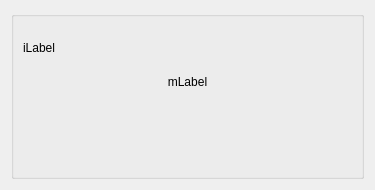
<?xml version="1.0" encoding="UTF-8"?>
<ui version="4.0">
 <class>messageDBox</class>
 <widget class="QDialog" name="messageDBox">
  <property name="geometry">
   <rect>
    <x>0</x>
    <y>0</y>
    <width>375</width>
    <height>190</height>
   </rect>
  </property>
  <property name="windowTitle">
   <string>Dialog</string>
  </property>
  <layout class="QGridLayout" name="gridLayout_2">
   <item row="0" column="0">
    <layout class="QGridLayout" name="gridLayout">
     <property name="sizeConstraint">
      <enum>QLayout::SetNoConstraint</enum>
     </property>
     <item row="0" column="0">
      <widget class="QGroupBox" name="groupBox">
       <property name="autoFillBackground">
        <bool>false</bool>
       </property>
       <property name="title">
        <string/>
       </property>
       <property name="alignment">
        <set>Qt::AlignCenter</set>
       </property>
       <property name="flat">
        <bool>false</bool>
       </property>
       <layout class="QGridLayout" name="gridLayout_3">
        <item row="2" column="0">
         <layout class="QVBoxLayout" name="verticalLayout">
          <item>
           <widget class="QLabel" name="iconLabel">
            <property name="text">
             <string>iLabel</string>
            </property>
           </widget>
          </item>
         </layout>
        </item>
        <item row="3" column="0">
         <layout class="QVBoxLayout" name="verticalLayout_2">
          <item>
           <widget class="QLabel" name="messageLabel">
            <property name="text">
             <string>mLabel</string>
            </property>
            <property name="alignment">
             <set>Qt::AlignHCenter|Qt::AlignTop</set>
            </property>
           </widget>
          </item>
         </layout>
        </item>
        <item row="4" column="0">
         <layout class="QHBoxLayout" name="horizontalLayout">
          <item>
           <widget class="QLabel" name="emptyLabel1">
            <property name="text">
             <string/>
            </property>
           </widget>
          </item>
          <item>
           <widget class="QLabel" name="emptyLabel2">
            <property name="text">
             <string/>
            </property>
           </widget>
          </item>
         </layout>
        </item>
       </layout>
      </widget>
     </item>
    </layout>
   </item>
  </layout>
 </widget>
 <resources/>
 <connections/>
</ui>
